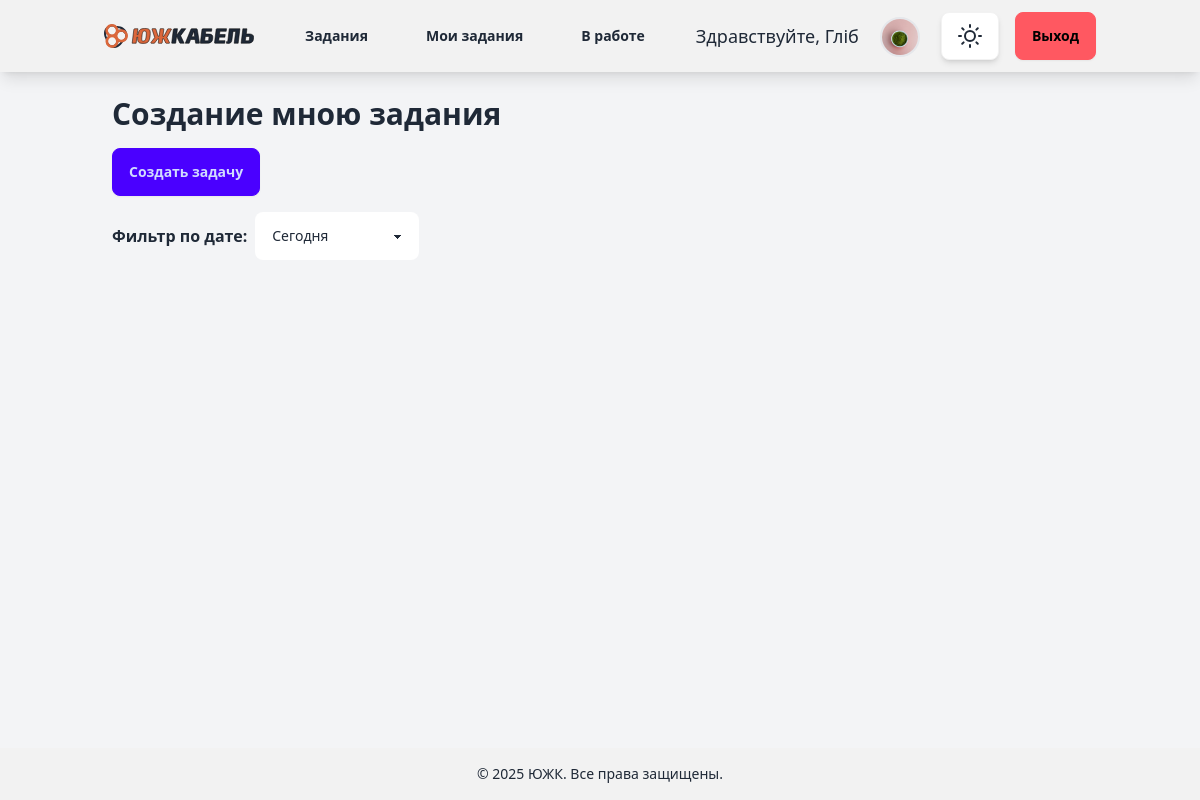
The page /ticket_list_created_by (signed in) on the database as committed earlier.
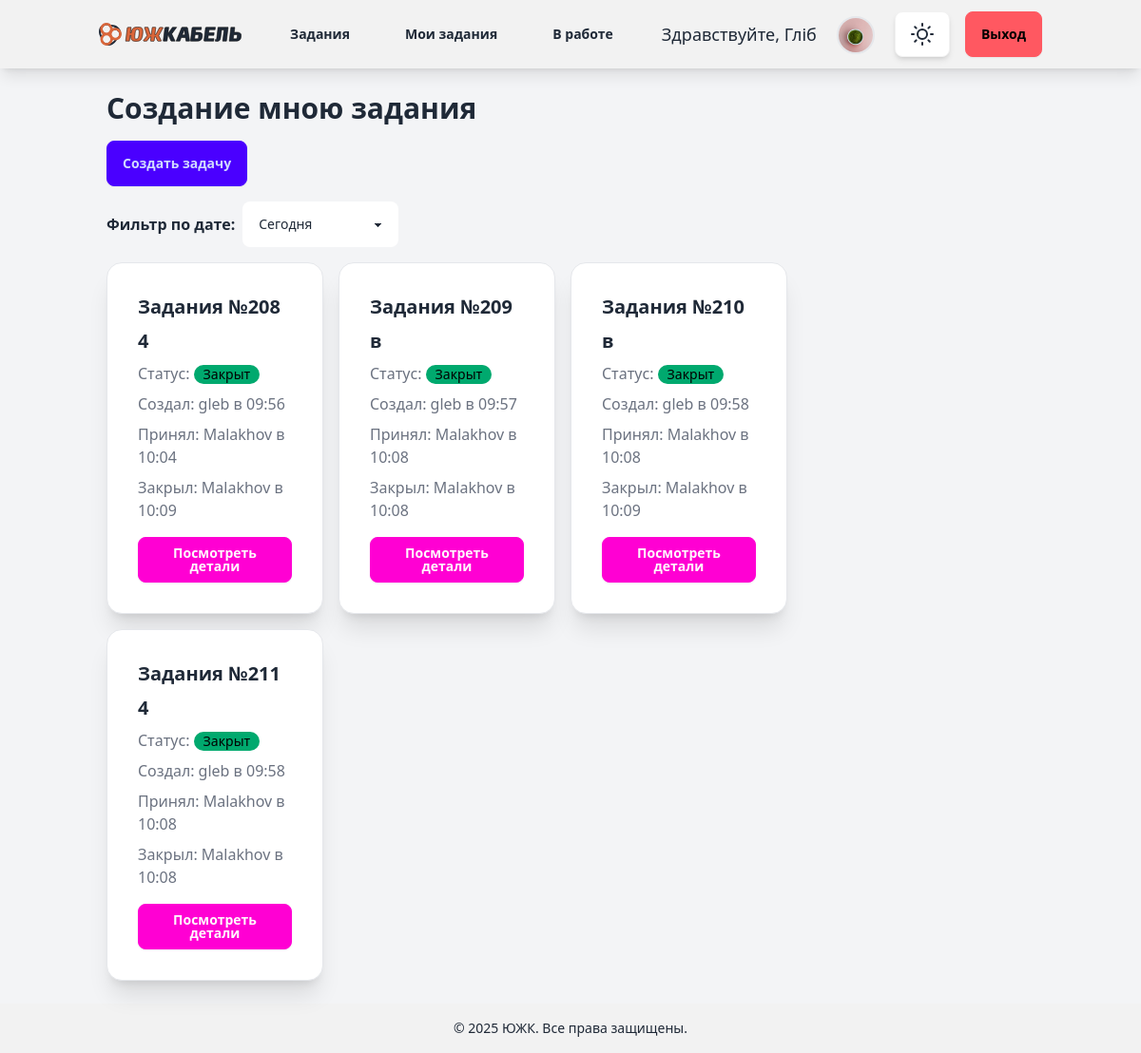
The same page on the database as committed later.
### tickets/models.py (models this page shows, shortened)
class Ticket(models.Model):
    STATUS_CHOICES = [
        ('open', 'Open'),
        ('in_progress', 'In Progress'),
        ('closed', 'Closed'),
    ]
    title = models.CharField(max_length=200)
    description = models.TextField()
    status = models.CharField(max_length=20, choices=STATUS_CHOICES, default='open')
    created_by = models.ForeignKey(CustomUser, on_delete=models.CASCADE, related_name='tickets_created')
    accepted_by = models.ForeignKey(CustomUser, on_delete=models.CASCADE, related_name='tickets_accepted', null=True,
                                    blank=True)
    department = models.ForeignKey(Department, on_delete=models.CASCADE, related_name='tickets', null=True, blank=True)
    position = models.ForeignKey(Position, on_delete=models.CASCADE, related_name='tickets', null=True, blank=True)
    old_department = models.ForeignKey(Department, on_delete=models.SET_NULL, related_name='old_department', null=True, blank=True)
    old_position = models.ForeignKey(Position, on_delete=models.SET_NULL, related_name='old_position', null=True, blank=True)
    attachment = models.FileField(upload_to='tickets/', null=True, blank=True)
    created_at = models.DateTimeField(auto_now_add=True)
    accepted_at = models.DateTimeField(null=True, blank=True)
    closed_at = models.DateTimeField(null=True, blank=True)
    updated_at = models.DateTimeField(auto_now=True)
    completion_comment = models.TextField(null=True, blank=True)

### account/models.py (models this page shows)
class CustomUser(AbstractUser):
    department = models.ForeignKey(Department, on_delete=models.SET_NULL, null=True, blank=True)
    position = models.ForeignKey(Position, on_delete=models.SET_NULL, null=True, blank=True, related_name="users")

### tickets/views.py (the view)
# urls.py: path('ticket_list_created_by', views.ticket_list_created_by, name='ticket_list_created_by'),
@login_required
def ticket_list_created_by(request):
    user = request.user
    time_filter = request.GET.get('time_filter', 'today')  # Default to 'today'
    tickets = Ticket.objects.filter(created_by=request.user)
    if time_filter == 'today':
        tickets = tickets.filter(created_at__date=timezone.now().date())
    elif time_filter == 'week':
        start_of_week = timezone.now() - timedelta(days=timezone.now().weekday())
        tickets = tickets.filter(created_at__gte=start_of_week)
    elif time_filter == 'month':
        tickets = tickets.filter(created_at__year=timezone.now().year,
                                 created_at__month=timezone.now().month)
    chat = Chat.objects.filter(
        Q(ticket__accepted_by=user) | Q(ticket__created_by=user), is_active=True
    ).first()
    chat_id = chat.ticket.id if chat else None
    return render(request, 'tickets/my_created_ticket_list.html', {
        'tickets': tickets,
        'chat_id': chat_id
    })

### templates/tickets/my_created_ticket_list.html (shortened to what this page needs)
{% extends "blog/base.html" %}
{% block content1 %}
<div class="container mx-auto p-6">
    <h2 class="text-3xl font-bold mb-4">Создание мною задания</h2>
    <a href="{% url 'tickets:create_ticket' %}" class="btn btn-primary mb-4">Создать задачу</a>
    <form method="get" class="mb-4">
        <div class="flex gap-2 items-center">
            <label class="font-semibold">Фильтр по дате:</label>
            <select name="time_filter" class="select select-bordered" onchange="this.form.submit()">
                <option value="today" {% if request.GET.time_filter == "today" %}selected{% endif %}>Сегодня</option>
            </select>
        </div>
    </form>
    <div id="ticket-container" class="transition-all duration-300 w-full lg:w-3/4 pr-4">
        <div class="grid grid-cols-1 md:grid-cols-2 lg:grid-cols-3 gap-4">
            {% for ticket in tickets %}
            <div class="card bg-base-100 shadow-xl border border-gray-200" data-ticket-id="{{ ticket.id }}">
                <div class="card-body">
                    <h2 class="card-title text-xl font-semibold">Задания №{{ ticket.id }}</h2>
                    <h3 class="card-title text-xl font-semibold">{{ ticket.title }}</h3>
                    <p class="text-gray-500">Статус:
                        <span class="badge
                            {% if ticket.status == 'open' %}badge-error
                            {% elif ticket.status == 'in_progress' %}badge-warning
                            {% else %}badge-success
                            {% endif %}">
                            {% if ticket.status == 'open' %}Открыт
                            {% elif ticket.status == 'in_progress' %}В процессе
                            {% else %}Закрыт
                            {% endif %}
                        </span>
                    </p>
                    <p class="text-gray-500">Создал:
                        {{ ticket.created_by.username }} в {{ ticket.created_at|date:"H:i" }}
                    </p>
                    <p class="text-gray-500">Принял:
                        {% if ticket.accepted_by %}
                            {{ ticket.accepted_by.username }} в {{ ticket.accepted_at|date:"H:i" }}
                        {% else %}
                            {{ ticket.accepted_by.username|default:"На данный момент не принята" }}
                        {% endif %}
                    </p>
                    <p class="text-gray-500">
                        {% if ticket.closed_at %}
                                Закрыл: {{ ticket.accepted_by.username }} в {{ ticket.closed_at|date:"H:i" }}
                        {% endif %}
                    </p>
                    <a href="{% url 'tickets:ticket_detail' ticket.id %}" class="btn btn-secondary mt-2">Посмотреть детали</a>
                </div>
            </div>
            {% endfor %}
        </div>
    </div>
</div>
{% endblock %}

Rows that differ between the two databases and show on the page:
added Ticket: id "208", title "4", status "Закрыт", created_by.username "gleb", created_at "09:56", accepted_by.username "Malakhov", accepted_at "10:04", closed_at "10:09"
added Ticket: id "209", title "в", status "Закрыт", created_by.username "gleb", created_at "09:57", accepted_by.username "Malakhov", accepted_at "10:08", closed_at "10:08"
added Ticket: id "210", title "в", status "Закрыт", created_by.username "gleb", created_at "09:58", accepted_by.username "Malakhov", accepted_at "10:08", closed_at "10:09"
added Ticket: id "211", title "4", status "Закрыт", created_by.username "gleb", created_at "09:58", accepted_by.username "Malakhov", accepted_at "10:08", closed_at "10:08"
